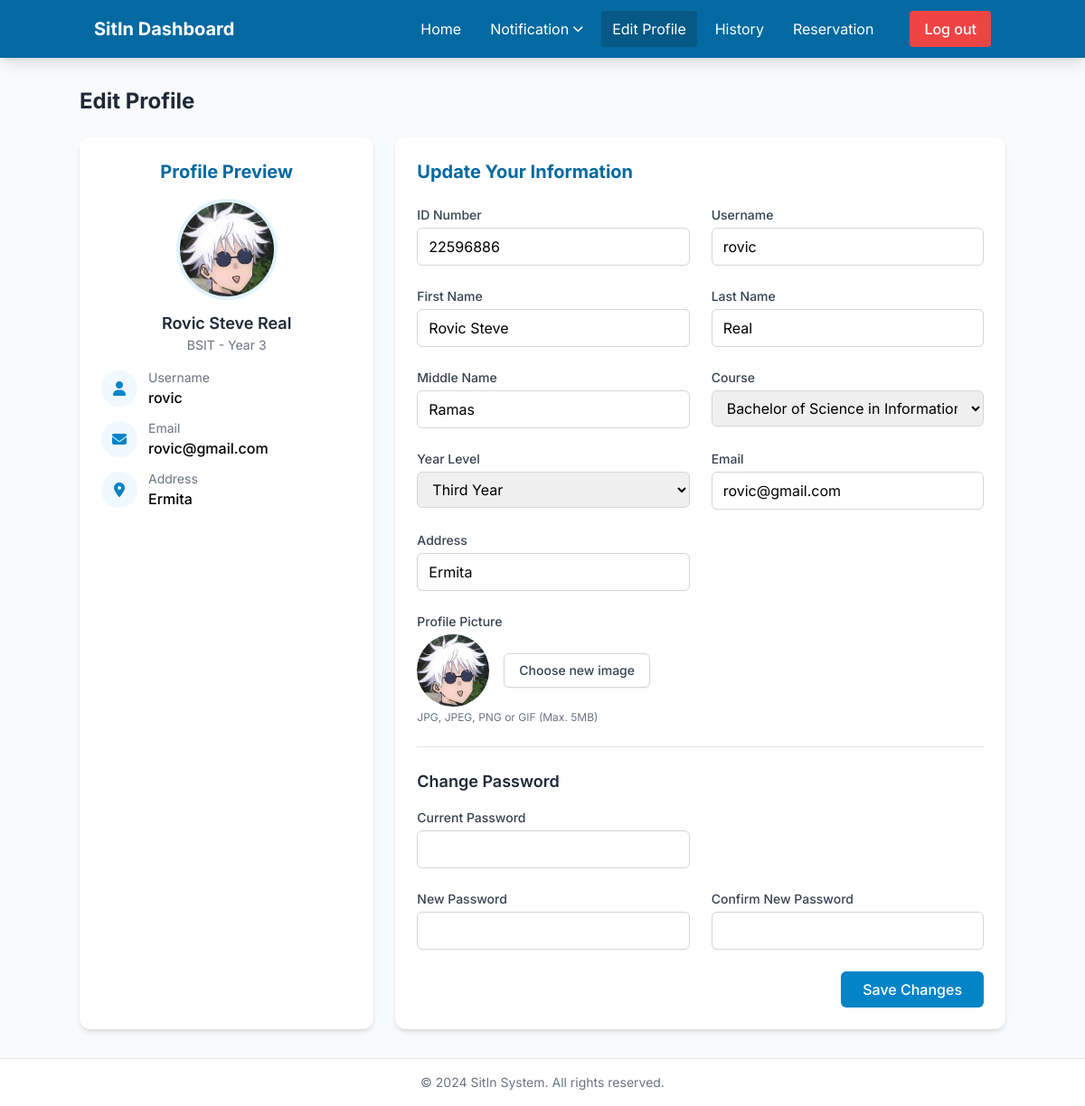
Page /edit.php (signed in) on the committed database.
### tables this page shows
CREATE TABLE `users` (
  `USER_ID` int(11) NOT NULL,
  `IDNO` varchar(50) NOT NULL,
  `LASTNAME` varchar(100) NOT NULL,
  `FIRSTNAME` varchar(100) NOT NULL,
  `MIDDLENAME` varchar(100) DEFAULT NULL,
  `COURSE` varchar(100) NOT NULL,
  `YEARLEVEL` varchar(20) NOT NULL,
  `USERNAME` varchar(100) NOT NULL,
  `PASSWORD` varchar(255) NOT NULL,
  `EMAIL` varchar(255) NOT NULL,
  `ADDRESS` varchar(255) NOT NULL,
  `PROFILE_PICTURE` varchar(255) NOT NULL DEFAULT 'profile.jpg',
  `remaining_sessions` int(11) NOT NULL DEFAULT 30
);

### edit.php (the view, shortened to what this page needs)
<?php
$loggedInUserId = $_SESSION['id'];
$servername = "localhost";
$username = "root";
$password = "";
$dbname = "csms";
$conn = new mysqli($servername, $username, $password, $dbname);
$idNo = '';
$firstName = '';
$lastName = '';
$middleName = '';
$course = '';
$year = '';
$username = '';
$email = '';
$address = '';
$profilePicture = 'profile.jpg';
$sql = "SELECT idNo, lastName, firstName, middleName, course, yearLevel, username, email, address, profile_picture FROM users WHERE user_id=?";
$stmt = $conn->prepare($sql);
$stmt->bind_param("i", $loggedInUserId);
$stmt->execute();
$result = $stmt->get_result();
if ($result->num_rows > 0) {
    $row = $result->fetch_assoc();
    $idNo = $row['idNo'] ?? '';
    $lastName = $row['lastName'] ?? '';
    $firstName = $row['firstName'] ?? '';
    $middleName = $row['middleName'] ?? '';
    $course = $row['course'] ?? '';
    $year = $row['yearLevel'] ?? '';
    $username = $row['username'] ?? '';
    $email = $row['email'] ?? '';
    $address = $row['address'] ?? '';
    $profilePicture = $row['profile_picture'] ?? 'profile.jpg';
}
?>
<!DOCTYPE html>
<html lang="en">
<head>
    <script src="https://cdn.tailwindcss.com"></script>
    <link rel="stylesheet" href="https://cdnjs.cloudflare.com/ajax/libs/font-awesome/6.4.0/css/all.min.css">
</head>
<body class="font-sans bg-gray-50 h-screen flex flex-col overflow-hidden">
    <header class="bg-primary-700 text-white shadow-lg">
        <div class="container mx-auto">
            <nav class="flex items-center justify-between px-4 py-3">
                <div class="flex items-center space-x-4">
                    <a href="dashboard.php" class="text-xl font-bold">SitIn Dashboard</a>
                </div>
                <div class="flex items-center space-x-3">
                    <div class="hidden md:flex items-center space-x-2 mr-4">
                        <a href="dashboard.php" class="px-3 py-2 rounded hover:bg-primary-800 transition">Home</a>
                        <div class="relative group">
                            <button class="px-3 py-2 rounded hover:bg-primary-800 transition flex items-center">
                                Notification <i class="fas fa-chevron-down ml-1 text-xs"></i>
                            </button>
                        </div>
                        <a href="edit.php" class="px-3 py-2 rounded bg-primary-800 transition">Edit Profile</a>
                        <a href="history.php" class="px-3 py-2 rounded hover:bg-primary-800 transition">History</a>
                        <a href="reservation.php" class="px-3 py-2 rounded hover:bg-primary-800 transition">Reservation</a>
                    </div>
                    <a href="logout.php" class="bg-red-500 hover:bg-red-600 text-white font-medium px-4 py-2 rounded transition">
                        Log out
                    </a>
                </div>
            </nav>
        </div>
    </header>
    <div class="flex-1 overflow-y-auto px-4 py-8 md:px-8">
        <div class="container mx-auto">
            <h1 class="text-2xl font-bold text-gray-800 mb-6">Edit Profile</h1>
            <div class="grid grid-cols-1 md:grid-cols-3 gap-6">
                <div class="bg-white rounded-xl shadow-md overflow-hidden">
                    <div class="p-6">
                        <div class="flex flex-col items-center">
                            <h2 class="text-xl font-bold text-primary-700 mb-4">Profile Preview</h2>
                            <div class="w-28 h-28 mb-3 rounded-full border-4 border-primary-100 overflow-hidden">
                                <img src="<?php echo $profilePicture; ?>" alt="Profile Picture" class="w-full h-full object-cover"
                                     onerror="this.onerror=null;this.src='https://ui-avatars.com/api/?name=<?php echo urlencode($firstName . ' ' . $lastName); ?>&background=0369a1&color=fff&size=128';">
                            </div>
                            <h3 class="text-lg font-semibold text-gray-800"><?php echo $firstName . ' ' . $lastName; ?></h3>
                            <p class="text-sm text-gray-500 mb-4"><?php echo $course; ?> - Year <?php echo $year; ?></p>
                            <div class="w-full space-y-3">
                                <?php if(!empty($username)): ?>
                                <div class="flex items-center">
                                    <div class="w-10 h-10 rounded-full bg-primary-50 flex items-center justify-center flex-shrink-0">
                                        <i class="fas fa-user text-primary-600"></i>
                                    </div>
                                    <div class="ml-3">
                                        <p class="text-sm text-gray-500">Username</p>
                                        <p class="font-medium"><?php echo $username; ?></p>
                                    </div>
                                </div>
                                <?php endif; ?>
                                <?php if(!empty($email)): ?>
                                <div class="flex items-center">
                                    <div class="w-10 h-10 rounded-full bg-primary-50 flex items-center justify-center flex-shrink-0">
                                        <i class="fas fa-envelope text-primary-600"></i>
                                    </div>
                                    <div class="ml-3">
                                        <p class="text-sm text-gray-500">Email</p>
                                        <p class="font-medium"><?php echo $email; ?></p>
                                    </div>
                                </div>
                                <?php endif; ?>
                                <?php if(!empty($address)): ?>
                                <div class="flex items-center">
                                    <div class="w-10 h-10 rounded-full bg-primary-50 flex items-center justify-center flex-shrink-0">
                                        <i class="fas fa-map-marker-alt text-primary-600"></i>
                                    </div>
                                    <div class="ml-3">
                                        <p class="text-sm text-gray-500">Address</p>
                                        <p class="font-medium"><?php echo $address; ?></p>
                                    </div>
                                </div>
                                <?php endif; ?>
                            </div>
                        </div>
                    </div>
                </div>
                <div class="bg-white rounded-xl shadow-md overflow-hidden md:col-span-2">
                    <div class="p-6">
                        <h2 class="text-xl font-bold text-primary-700 mb-6">Update Your Information</h2>
                        <form method="POST" action="<?php echo htmlspecialchars($_SERVER["PHP_SELF"]); ?>" enctype="multipart/form-data">
                            <div class="grid grid-cols-1 md:grid-cols-2 gap-6 mb-6">
                                <div>
                                    <label for="idNo" class="block text-sm font-medium text-gray-700 mb-1">ID Number</label>
                                    <input type="text" name="idNo" id="idNo" class="w-full px-3 py-2 border border-gray-300 rounded-md focus:outline-none focus:ring-2 focus:ring-primary-500" value="<?php echo $idNo; ?>">
                                </div>
                                <div>
                                    <label for="username" class="block text-sm font-medium text-gray-700 mb-1">Username</label>
                                    <input type="text" name="username" id="username" class="w-full px-3 py-2 border border-gray-300 rounded-md focus:outline-none focus:ring-2 focus:ring-primary-500" value="<?php echo $username; ?>">
                                </div>
                                <div>
                                    <label for="firstName" class="block text-sm font-medium text-gray-700 mb-1">First Name</label>
                                    <input type="text" name="firstName" id="firstName" class="w-full px-3 py-2 border border-gray-300 rounded-md focus:outline-none focus:ring-2 focus:ring-primary-500" value="<?php echo $firstName; ?>" required>
                                </div>
                                <div>
                                    <label for="lastName" class="block text-sm font-medium text-gray-700 mb-1">Last Name</label>
                                    <input type="text" name="lastName" id="lastName" class="w-full px-3 py-2 border border-gray-300 rounded-md focus:outline-none focus:ring-2 focus:ring-primary-500" value="<?php echo $lastName; ?>" required>
                                </div>
                                <div>
                                    <label for="middleName" class="block text-sm font-medium text-gray-700 mb-1">Middle Name</label>
                                    <input type="text" name="middleName" id="middleName" class="w-full px-3 py-2 border border-gray-300 rounded-md focus:outline-none focus:ring-2 focus:ring-primary-500" value="<?php echo $middleName; ?>">
                                </div>
                                <div>
                                    <label for="course" class="block text-sm font-medium text-gray-700 mb-1">Course</label>
                                    <select name="course" id="course" class="w-full px-3 py-2 border border-gray-300 rounded-md focus:outline-none focus:ring-2 focus:ring-primary-500">
                                        <option value="BSIT" <?php if($course == 'BSIT') echo 'selected'; ?>>Bachelor of Science in Information Technology</option>
                                    </select>
                                </div>
                                <div>
                                    <label for="yearLevel" class="block text-sm font-medium text-gray-700 mb-1">Year Level</label>
                                    <select name="yearLevel" id="yearLevel" class="w-full px-3 py-2 border border-gray-300 rounded-md focus:outline-none focus:ring-2 focus:ring-primary-500">
                                        <option value="3" <?php if($year == '3') echo 'selected'; ?>>Third Year</option>
                                    </select>
                                </div>
                                <div>
                                    <label for="email" class="block text-sm font-medium text-gray-700 mb-1">Email</label>
                                    <input type="email" name="email" id="email" class="w-full px-3 py-2 border border-gray-300 rounded-md focus:outline-none focus:ring-2 focus:ring-primary-500" value="<?php echo $email; ?>" required>
                                </div>
                                <div>
                                    <label for="address" class="block text-sm font-medium text-gray-700 mb-1">Address</label>
                                    <input type="text" name="address" id="address" class="w-full px-3 py-2 border border-gray-300 rounded-md focus:outline-none focus:ring-2 focus:ring-primary-500" value="<?php echo $address; ?>">
                                </div>
                            </div>
                            <div class="mb-6">
                                <label class="block text-sm font-medium text-gray-700 mb-1">Profile Picture</label>
                                <div class="flex items-center">
                                    <div class="w-20 h-20 rounded-full bg-gray-100 mr-4 overflow-hidden">
                                        <img id="previewImage" src="<?php echo $profilePicture; ?>" alt="Preview" class="w-full h-full object-cover"
                                            onerror="this.onerror=null;this.src='https://ui-avatars.com/api/?name=<?php echo urlencode($firstName . ' ' . $lastName); ?>&background=0369a1&color=fff&size=128';">
                                    </div>
                                    <label class="cursor-pointer bg-white py-2 px-4 border border-gray-300 rounded-md shadow-sm text-sm font-medium text-gray-700 hover:bg-gray-50">
                                        Choose new image
                                    </label>
                                </div>
                                <p class="mt-1 text-xs text-gray-500">JPG, JPEG, PNG or GIF (Max. 5MB)</p>
                            </div>
                            <div class="border-t border-gray-200 pt-6 mt-6">
                                <h3 class="text-lg font-semibold text-gray-800 mb-4">Change Password</h3>
                                <div class="grid grid-cols-1 md:grid-cols-2 gap-6">
                                    <div>
                                        <label for="currentPassword" class="block text-sm font-medium text-gray-700 mb-1">Current Password</label>
                                        <input type="password" name="currentPassword" id="currentPassword" class="w-full px-3 py-2 border border-gray-300 rounded-md focus:outline-none focus:ring-2 focus:ring-primary-500">
                                    </div>
                                    <div></div>
                                    <div>
                                        <label for="newPassword" class="block text-sm font-medium text-gray-700 mb-1">New Password</label>
                                        <input type="password" name="newPassword" id="newPassword" class="w-full px-3 py-2 border border-gray-300 rounded-md focus:outline-none focus:ring-2 focus:ring-primary-500">
                                    </div>
                                    <div>
                                        <label for="confirmPassword" class="block text-sm font-medium text-gray-700 mb-1">Confirm New Password</label>
                                        <input type="password" name="confirmPassword" id="confirmPassword" class="w-full px-3 py-2 border border-gray-300 rounded-md focus:outline-none focus:ring-2 focus:ring-primary-500">
                                    </div>
                                </div>
                            </div>
                            <div class="flex justify-end mt-6">
                                <button type="submit" class="bg-primary-600 hover:bg-primary-700 text-white font-medium py-2 px-6 rounded-md transition">
                                    Save Changes
                                </button>
                            </div>
                        </form>
                    </div>
                </div>
            </div>
        </div>
    </div>
    <footer class="bg-white border-t border-gray-200 py-4 mt-auto">
        <div class="container mx-auto px-4 text-center text-gray-500 text-sm">
            &copy; 2024 SitIn System. All rights reserved.
        </div>
    </footer>
</body>
</html>

### rows in the picture
users: PROFILE_PICTURE (picture), FIRSTNAME "Rovic Steve", LASTNAME "Real", COURSE "BSIT", YEARLEVEL "3", USERNAME "rovic", EMAIL "rovic@gmail.com", ADDRESS "Ermita", idNo "22596886", username "rovic", firstName "Rovic Steve", lastName "Real", middleName "Ramas", course "Bachelor of Science in Information Technology", yearLevel "Third Year", email "rovic@gmail.com", address "Ermita"
